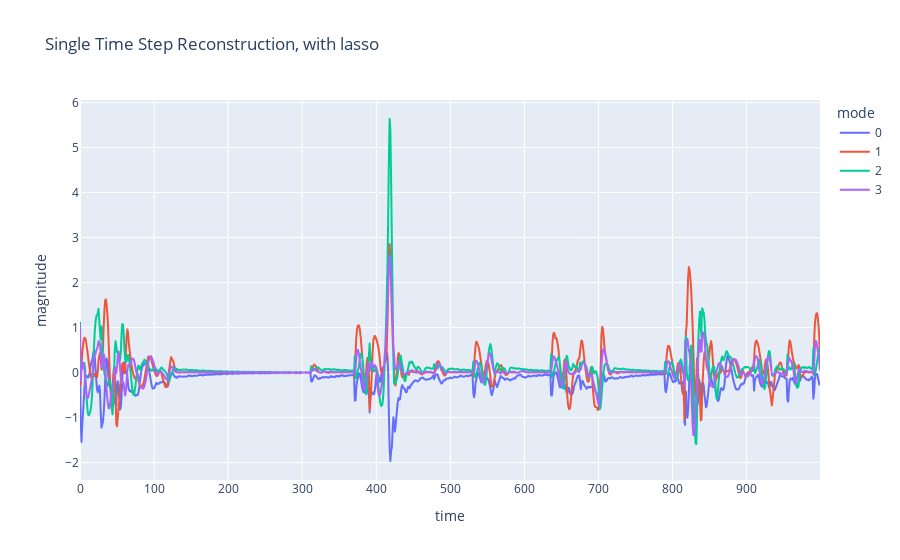

Source (notebook cell):
### Code cell
# single time step reconstruction
recon = model.create_reco(X, model.coeffs_, model.F_, model.U_, model.all_B[-1])
px.line(recon.T, title=f'Single Time Step Reconstruction, with lasso').update_layout(
    xaxis_title='time', yaxis_title='magnitude', legend_title='mode').show()

### Figure 1 — Plotly figure (JSON) as saved in the notebook; plotly's stock layout.template omitted (floating-point values rounded to 4 significant figures; data arrays with more than 128 entries replaced by an {"elided": "..."} marker saying what was removed)
{"data": [{"hovertemplate": "variable=0<br>index=%{x}<br>value=%{y}<extra></extra>", "legendgroup": "0", "line": {"color": "#636efa", "dash": "solid"}, "marker": {"symbol": "circle"}, "mode": "lines", "name": "0", "showlegend": true, "type": "scattergl", "x": {"elided": "1000 int values"}, "xaxis": "x", "y": {"elided": "1000 float values"}, "yaxis": "y"}, {"hovertemplate": "variable=1<br>index=%{x}<br>value=%{y}<extra></extra>", "legendgroup": "1", "line": {"color": "#EF553B", "dash": "solid"}, "marker": {"symbol": "circle"}, "mode": "lines", "name": "1", "showlegend": true, "type": "scattergl", "x": {"elided": "1000 int values"}, "xaxis": "x", "y": {"elided": "1000 float values"}, "yaxis": "y"}, {"hovertemplate": "variable=2<br>index=%{x}<br>value=%{y}<extra></extra>", "legendgroup": "2", "line": {"color": "#00cc96", "dash": "solid"}, "marker": {"symbol": "circle"}, "mode": "lines", "name": "2", "showlegend": true, "type": "scattergl", "x": {"elided": "1000 int values"}, "xaxis": "x", "y": {"elided": "1000 float values"}, "yaxis": "y"}, {"hovertemplate": "variable=3<br>index=%{x}<br>value=%{y}<extra></extra>", "legendgroup": "3", "line": {"color": "#ab63fa", "dash": "solid"}, "marker": {"symbol": "circle"}, "mode": "lines", "name": "3", "showlegend": true, "type": "scattergl", "x": {"elided": "1000 int values"}, "xaxis": "x", "y": {"elided": "1000 float values"}, "yaxis": "y"}], "layout": {"legend": {"title": {"text": "mode"}, "tracegroupgap": 0}, "title": {"text": "Single Time Step Reconstruction, with lasso"}, "xaxis": {"anchor": "y", "domain": [0, 1], "title": {"text": "time"}}, "yaxis": {"anchor": "x", "domain": [0, 1], "title": {"text": "magnitude"}}}}
